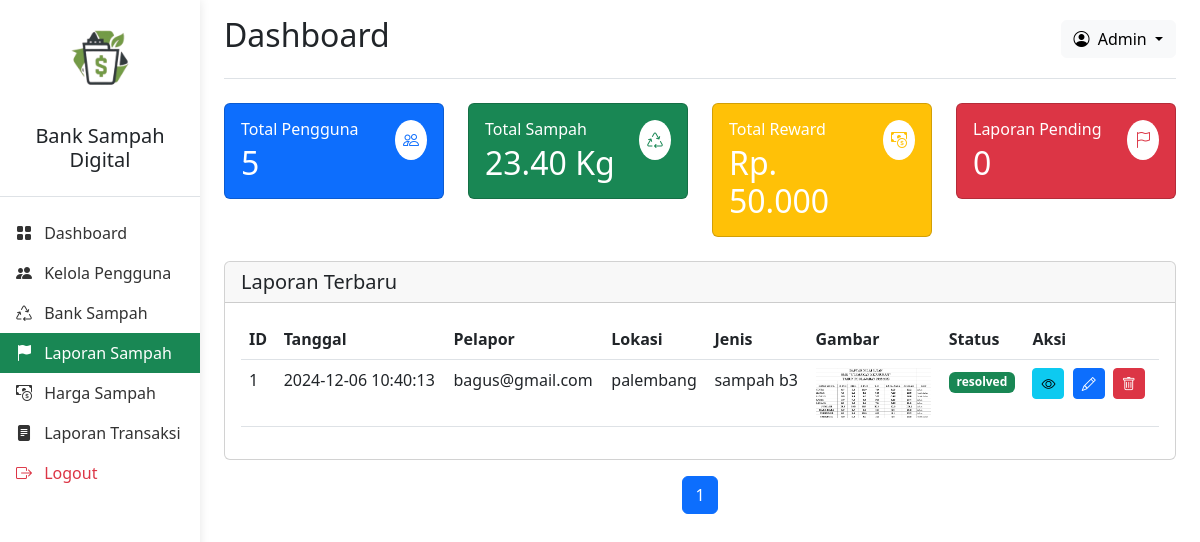
Page /dashboard/Laporan.php (signed in) on the committed database.
### tables this page shows
CREATE TABLE `laporan` (
  `id_laporan` int NOT NULL,
  `id_user` int DEFAULT NULL,
  `deskripsi` text,
  `status` enum('pending','in progress','resolved') DEFAULT NULL,
  `tanggal_laporan` timestamp NOT NULL DEFAULT CURRENT_TIMESTAMP,
  `jenis` enum('sampah rumah tangga','sampah industri','sampah b3') NOT NULL,
  `gambar` varchar(255) NOT NULL,
  `lokasi` varchar(255) NOT NULL
);

CREATE TABLE `users` (
  `id_user` int NOT NULL,
  `email` varchar(255) NOT NULL,
  `password` varchar(255) NOT NULL,
  `role` enum('user','admin') DEFAULT 'user',
  `tanggal_daftar` timestamp NULL DEFAULT CURRENT_TIMESTAMP
);

### dashboard/Laporan.php (the view, shortened to what this page needs)
<?php
require_once "../functions/functions.php";
$batas_data = 10;
$halaman = isset($_GET['halaman']) ? (int)$_GET['halaman'] : 1;
$posisi = ($halaman - 1) * $batas_data;
$query_total = "SELECT COUNT(*) AS total FROM laporan";
$total_result = $conn->query($query_total);
$total_data = $total_result->fetch_assoc()['total'];
$total_halaman = ceil($total_data / $batas_data);
$stmt = $conn->prepare("SELECT laporan.*, users.email
                                FROM laporan
                                INNER JOIN users ON laporan.id_user = users.id_user
                                LIMIT ?, ?");
$stmt->bind_param("ii", $posisi, $batas_data);
$stmt->execute();
$result = $stmt->get_result();
$i = 1;
?>
<!DOCTYPE html>
<html lang="id">
<head>
    <link href="https://cdn.jsdelivr.net/npm/bootstrap@5.3.0/dist/css/bootstrap.min.css" rel="stylesheet">
    <link href="https://cdn.jsdelivr.net/npm/bootstrap-icons@1.7.2/font/bootstrap-icons.css" rel="stylesheet">
    <link rel="stylesheet" href="../assets/css/admin.css">
</head>
<body>
    <div class="container-fluid">
        <div class="row">
            <div class="col-md-3 col-lg-2 px-0 bg-white sidebar">
                <div class="d-flex flex-column">
                    <div class="text-center p-3 border-bottom">
                        <img src="../assets/img/Logo.png" alt="Logo" class="img-fluid mb-2" style="max-width: 100px;">
                        <h5>Bank Sampah Digital</h5>
                    </div>
                    <ul class="nav flex-column py-3">
                        <li class="nav-item">
                            <a class="nav-link" href="admin.php">
                                <i class="bi bi-grid-fill me-2"></i>
                                Dashboard
                            </a>
                        </li>
                        <li class="nav-item">
                            <a class="nav-link" href="Kelola.php">
                                <i class="bi bi-people-fill me-2"></i>
                                Kelola Pengguna
                            </a>
                        </li>
                        <li class="nav-item">
                            <a class="nav-link" href="bank-sampah.php">
                                <i class="bi bi-recycle me-2"></i>
                                Bank Sampah
                            </a>
                        </li>
                        <li class="nav-item">
                            <a class="nav-link active" href="Laporan.php">
                                <i class="bi bi-flag-fill me-2"></i>
                                Laporan Sampah
                            </a>
                        </li>
                        <li class="nav-item">
                            <a class="nav-link" href="Harga.php">
                                <i class="bi bi-cash-coin me-2"></i>
                                Harga Sampah
                            </a>
                        </li>
                        <li class="nav-item">
                            <a class="nav-link" href="Transaksi.php">
                                <i class="bi bi-file-text-fill me-2"></i>
                                Laporan Transaksi
                            </a>
                        </li>
                        <li class="nav-item mt-auto">
                            <a class="nav-link text-danger" href="<?php echo $GLOBALS['base_url']; ?>/user/logout.php">
                                <i class="bi bi-box-arrow-right me-2"></i>
                                Logout
                            </a>
                        </li>
                    </ul>
                </div>
            </div>
            <div class="col-md-9 col-lg-10 ms-sm-auto px-4 py-3">
                <header class="d-flex justify-content-between align-items-center pb-3 mb-4 border-bottom">
                    <h1 class="h2">Dashboard</h1>
                    <div class="d-flex align-items-center">
                        <div class="dropdown">
                            <button class="btn btn-light dropdown-toggle" type="button" id="profileDropdown" data-bs-toggle="dropdown">
                                <i class="bi bi-person-circle me-1"></i>
                                Admin
                            </button>
                        </div>
                    </div>
                </header>
                <div class="row g-4 mb-4">
                    <div class="col-md-3">
                        <div class="card card-dashboard bg-primary text-white">
                            <div class="card-body">
                                <div class="d-flex justify-content-between align-items-start">
                                    <div>
                                        <h6 class="card-title mb-1">Total Pengguna</h6>
                                        <h2 class="mb-0"><?= totaluser(); ?></h2>
                                    </div>
                                    <div class="bg-white rounded-circle p-2">
                                        <i class="bi bi-people text-primary"></i>
                                    </div>
                                </div>
                            </div>
                        </div>
                    </div>
                    <div class="col-md-3">
                        <div class="card card-dashboard bg-success text-white">
                            <div class="card-body">
                                <div class="d-flex justify-content-between align-items-start">
                                    <div>
                                        <h6 class="card-title mb-1">Total Sampah</h6>
                                        <h2 class="mb-0"><?= totalsampah(); ?></h2>
                                    </div>
                                    <div class="bg-white rounded-circle p-2">
                                        <i class="bi bi-recycle text-success"></i>
                                    </div>
                                </div>
                            </div>
                        </div>
                    </div>
                    <div class="col-md-3">
                        <div class="card card-dashboard bg-warning text-white">
                            <div class="card-body">
                                <div class="d-flex justify-content-between align-items-start">
                                    <div>
                                    <h6 class="card-title mb-1">Total Reward</h6>
                                    <h2 class="mb-0"><?= reward(); ?></h2>
                                    </div>
                                    <div class="bg-white rounded-circle p-2">
                                        <i class="bi bi-cash-coin text-warning"></i>
                                    </div>
                                </div>
                            </div>
                        </div>
                    </div>
                    <div class="col-md-3">
                        <div class="card card-dashboard bg-danger text-white">
                            <div class="card-body">
                                <div class="d-flex justify-content-between align-items-start">
                                    <div>
                                        <h6 class="card-title mb-1">Laporan Pending</h6>
                                        <h2 class="mb-0"><?php totallapor2(); ?></h2>
                                    </div>
                                    <div class="bg-white rounded-circle p-2">
                                        <i class="bi bi-flag text-danger"></i>
                                    </div>
                                </div>
                            </div>
                        </div>
                    </div>
                </div>
                <div class="card">
                    <div class="card-header d-flex justify-content-between align-items-center">
                        <h5 class="mb-0">Laporan Terbaru</h5>
                    </div>
                    <div class="card-body">
                        <div class="table-responsive">
                            <table class="table table-hover">
                                <thead>
                                    <tr>
                                        <th>ID</th>
                                        <th>Tanggal</th>
                                        <th>Pelapor</th>
                                        <th>Lokasi</th>
                                        <th>Jenis</th>
                                        <th>Gambar</th>
                                        <th>Status</th>
                                        <th>Aksi</th>
                                    </tr>
                                </thead>
                                <tbody>
                                <?php while($row = $result->fetch_assoc()): ?>
                                    <tr>
                                        <td><?= $i++ ?></td>
                                        <td><?= $row['tanggal_laporan']; ?></td>
                                        <td><?= $row['email']; ?></td>
                                        <td><?= $row['lokasi']; ?></td>
                                        <td><?= $row['jenis']; ?></td>
                                        <td><?='<img src="../pages/uploads/' . $row['gambar'] .' "height="50px" alt="Gambar Laporan">'; ?></td>
                                        <?php if($row['status'] == 'pending'): ?>
                                        <td>
                                            <span class="badge bg-danger">pending</span>
                                        </td>
                                        <?php elseif($row['status'] == 'in progress'): ?>
                                        <td>
                                            <span class="badge bg-warning">in_progress</span>
                                        </td>
                                        <?php elseif($row['status'] == 'resolved'): ?>
                                        <td>
                                            <span class="badge bg-success">resolved</span>
                                        </td>
                                        <?php endif; ?>
                                        <td>
                                        <button class="btn btn-sm btn-info me-1 lihat-btn"
                                                data-bs-toggle="modal"
                                                data-bs-target="#lihatModal"
                                                data-id="<?= $row['id_laporan']; ?>"
                                                data-email="<?= $row['email']; ?>"
                                                data-lokasi="<?= $row['lokasi']; ?>"
                                                data-jenis="<?= $row['jenis']; ?>"
                                                data-gambar="<?='../pages/uploads/' . $row['gambar']; ?>">
                                                <i class="bi bi-eye"></i>
                                            </button>
                                            <button class="btn btn-sm btn-primary me-1 edit-btn"
                                                data-bs-toggle="modal"
                                                data-bs-target="#editModal"
                                                data-id="<?= $row['id_laporan']; ?>"
                                                data-email="<?= $row['email']; ?>"
                                                data-lokasi="<?= $row['lokasi']; ?>"
                                                data-jenis="<?= $row['jenis']; ?>"
                                                data-status = "<?= $row['status']; ?>">
                                                <i class="bi bi-pencil"></i>
                                            </button>
                                            <button class="btn btn-sm btn-danger me-1 delete-btn"
                                                data-bs-toggle="modal"
                                                data-bs-target="#deleteModal"
                                                data-id="<?= $row['id_laporan']; ?>"
                                                data-email="<?= $row['email']; ?>"
                                                data-lokasi="<?= $row['lokasi']; ?>"
                                                data-jenis="<?= $row['jenis']; ?>">
                                                    <i class="bi bi-trash"></i>
                                            </button>
                                        </td>
                                    </tr>
                                <?php endwhile; ?>
                                </tbody>
                            </table>
                        </div>
                    </div>
                </div>
                    <div class="pagination d-flex justify-content-center mt-3">
                        <nav aria-label="Page navigation">
                            <ul class="pagination">
                                <?php
                                for($x = 1; $x <= $total_halaman; $x++){
                                    $active = ($x == $halaman) ? 'active' : '';
                                    echo "<li class='page-item $active'><a class='page-link' href='?halaman=$x'>$x</a></li>";
                                }
                                ?>
                            </ul>
                        </nav>
                    </div>
                </div>
            </div>
        </div>
</body>
</html>

### assets/css/admin.css (style rules this page uses)
.sidebar { min-height: 100vh; box-shadow: 0 0 10px rgba(0,0,0,0.1); }
.nav-link { color: #333; padding: 0.5rem 1rem; }
.nav-link.active { background-color: #198754; color: white; }
.card-dashboard { transition: transform 0.2s; }

### rows in the picture
laporan: tanggal_laporan "2024-12-06 10:40:13", id_user.email "bagus@gmail.com", lokasi "palembang", jenis "sampah b3", gambar (picture), status "resolved"

### other values in the picture
totaluser() "5"
$total_sampah "23.40"
reward() "Rp. 50.000"
$total_lapor "0"
